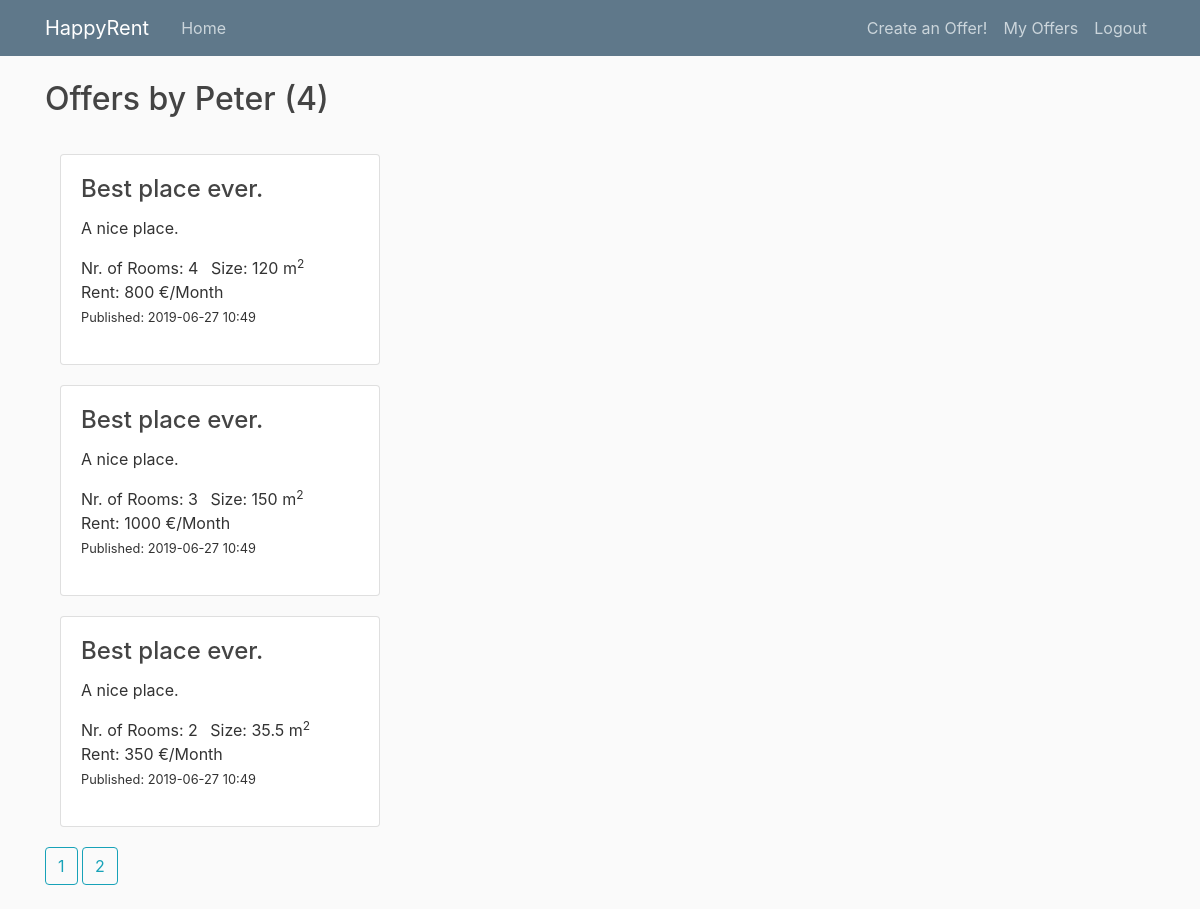
/user/Peter (signed in), run on the app's committed database.
### property_project/db_models.py (models this page shows, shortened)
class User(db.Model, UserMixin):
    __tablename__ = 'user'
    id = db.Column(db.Integer, primary_key=True)
    username = db.Column(db.String(20), unique=True, nullable=False)
    properties = db.relationship('PropertyItem', backref='author', lazy=True)

class PropertyItem(db.Model):
    __tablename__ = 'property_item'
    id = db.Column(db.Integer, primary_key=True)
    title = db.Column(db.String(100), nullable=False,
                      default="Best place ever.")
    date_posted = db.Column(db.DateTime, nullable=False,
                            default=datetime.datetime.utcnow)
    description = db.Column(db.String(250), default="A nice place.")
    rent = db.Column(db.Integer)  # (db.Numeric(6,2))
    rooms = db.Column(db.Integer, default=1)  # default=set_default_rooms
    size = db.Column(db.Integer)  # (db.Numeric(6,1))
    property_id = db.Column(db.Integer, ForeignKey('property_type.id'))
    property_type = db.relationship('PropertyType')
    user_id = db.Column(db.Integer, db.ForeignKey('user.id'), nullable=False)

### property_project/routes.py (the view)
@app.route("/user/<string:username>")
def user_items(username):
    page = request.args.get('page', 1, type=int)
    user = User.query.filter_by(username=username).first_or_404()
    prop_items = PropertyItem.query.filter_by(author=user)\
        .order_by(PropertyItem.date_posted.desc())\
        .paginate(page=page, per_page=3)
    return render_template('user_items.html', prop_items=prop_items,
                           user=user)

### property_project/routes.py (called while the page is built)
@login_manager.user_loader
def load_user(user_id):
    return User.query.get(int(user_id))

### property_project/templates/user_items.html
{% extends "layout.html" %}
{% block content %}
<h2 class="mb-3">Offers by {{ user.username }} ({{ prop_items.total }}) </h2>
<div class="gap-20"></div>
<div class="card-deck-wrapper">
    <div class="card-deck">
        <div class="col-md-6">
            {% for prop_item in prop_items.items %}
                <div class="card">
                    <div class="card-body">
                        <h4 class="card-title">{{ prop_item.title }}</h4>
                        <p class="card-text">{{ prop_item.description }}</p>
                        <ul class="list-inline">
                            <li class="list-inline-item">Nr. of Rooms: {{ prop_item.rooms }} </li>
                            <li class="list-inline-item">Size: {{ prop_item.size }} m<sup>2</sup></li>
                            <li class="list-inline-item">Rent: {{ prop_item.rent }} €/Month</li>
                            <small>
                                <li class="list-inline-item">Published: {{ prop_item.date_posted.strftime('%Y-%m-%d %H:%M') }} </li>
                            </small>
                        </ul>
                    </div>
                </div>
                <div class="gap-20"></div>
            {% endfor %}
            {% for page_num in prop_items.iter_pages(left_edge=1, right_edge=1, left_current=1, right_current=2)%}
                {% if page_num %}
                {% if prop_items.page == page_num %}
                    <a class="btn btn-outline-info mb-4" href="{{ url_for('user_items', username=user.username, page = page_num) }}">
                        {{ page_num }}
                    </a>
                {% else %}
                    <a class="btn btn-outline-info mb-4" href="{{ url_for('user_items', username=user.username, page = page_num) }}">
                        {{ page_num }}
                    </a>
                {% endif %}
                {% else %}
                ...
                {% endif %}
            {% endfor %}
        </div>
    </div>
</div>
{% endblock content %}

### property_project/static/main.css (style rules this page uses)
body { background: #fafafa; color: #333333; margin-top: 5rem; }
h1, h2, h3, h4, h5, h6 { color: #444444; }
.gap-20 { width:100%; height:20px; }

### data on the page
User: username "Peter"
PropertyItem: title "Best place ever.", description "A nice place.", rooms "4", size "120", rent "800", date_posted "2019-06-27 10:49"
PropertyItem: title "Best place ever.", description "A nice place.", rooms "3", size "150", rent "1000", date_posted "2019-06-27 10:49"
PropertyItem: title "Best place ever.", description "A nice place.", rooms "2", size "35.5", rent "350", date_posted "2019-06-27 10:49"

### other printed values
{{ prop_items.total }} "4"
{{ page_num }} "1"
{{ page_num }} "2"
